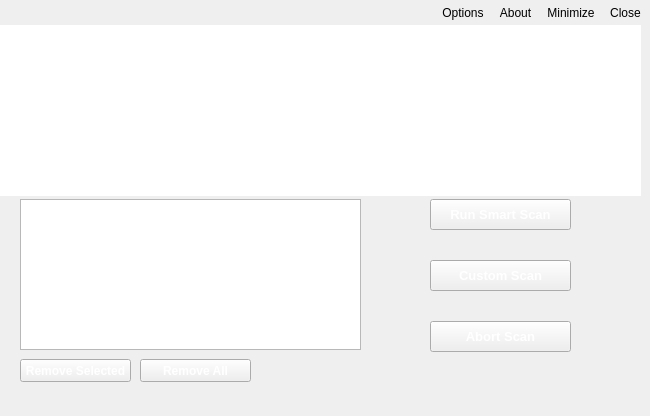
<?xml version="1.0" encoding="UTF-8"?>
<ui version="4.0">
 <class>MainWindow</class>
 <widget class="QMainWindow" name="MainWindow">
  <property name="geometry">
   <rect>
    <x>0</x>
    <y>0</y>
    <width>650</width>
    <height>416</height>
   </rect>
  </property>
  <property name="font">
   <font>
    <pointsize>8</pointsize>
    <weight>50</weight>
    <bold>false</bold>
    <kerning>true</kerning>
   </font>
  </property>
  <property name="windowTitle">
   <string>Genome Antivirus</string>
  </property>
  <property name="styleSheet">
   <string notr="true">background-image: url(:/images/background.png);
border-color: rgb(0, 0, 0);
</string>
  </property>
  <property name="unifiedTitleAndToolBarOnMac">
   <bool>false</bool>
  </property>
  <widget class="QWidget" name="centralWidget">
   <widget class="QGraphicsView" name="graphicsView">
    <property name="geometry">
     <rect>
      <x>0</x>
      <y>0</y>
      <width>641</width>
      <height>171</height>
     </rect>
    </property>
    <property name="frameShape">
     <enum>QFrame::NoFrame</enum>
    </property>
    <property name="lineWidth">
     <number>1</number>
    </property>
   </widget>
   <widget class="QPushButton" name="pushButton_2">
    <property name="geometry">
     <rect>
      <x>430</x>
      <y>296</y>
      <width>141</width>
      <height>31</height>
     </rect>
    </property>
    <property name="font">
     <font>
      <pointsize>10</pointsize>
      <weight>75</weight>
      <bold>true</bold>
     </font>
    </property>
    <property name="styleSheet">
     <string notr="true">color: rgb(255, 255, 255);</string>
    </property>
    <property name="text">
     <string>Abort Scan</string>
    </property>
   </widget>
   <widget class="QLabel" name="label_2">
    <property name="geometry">
     <rect>
      <x>30</x>
      <y>0</y>
      <width>100</width>
      <height>51</height>
     </rect>
    </property>
    <property name="styleSheet">
     <string notr="true">background-image: url(:/images/dna.png);</string>
    </property>
    <property name="text">
     <string/>
    </property>
   </widget>
   <widget class="QListWidget" name="listWidget">
    <property name="geometry">
     <rect>
      <x>20</x>
      <y>174</y>
      <width>341</width>
      <height>151</height>
     </rect>
    </property>
    <property name="styleSheet">
     <string notr="true">color: rgb(255, 255, 255);</string>
    </property>
   </widget>
   <widget class="QPushButton" name="pushButton">
    <property name="geometry">
     <rect>
      <x>430</x>
      <y>235</y>
      <width>141</width>
      <height>31</height>
     </rect>
    </property>
    <property name="font">
     <font>
      <pointsize>10</pointsize>
      <weight>75</weight>
      <bold>true</bold>
     </font>
    </property>
    <property name="styleSheet">
     <string notr="true">color: rgb(255, 255, 255);</string>
    </property>
    <property name="text">
     <string>Custom Scan</string>
    </property>
   </widget>
   <widget class="QPushButton" name="pushButton_4">
    <property name="geometry">
     <rect>
      <x>20</x>
      <y>334</y>
      <width>111</width>
      <height>23</height>
     </rect>
    </property>
    <property name="font">
     <font>
      <pointsize>9</pointsize>
      <weight>75</weight>
      <bold>true</bold>
     </font>
    </property>
    <property name="styleSheet">
     <string notr="true">color: rgb(255, 255, 255);</string>
    </property>
    <property name="text">
     <string>Remove Selected</string>
    </property>
   </widget>
   <widget class="QPushButton" name="pushButton_5">
    <property name="geometry">
     <rect>
      <x>140</x>
      <y>334</y>
      <width>111</width>
      <height>23</height>
     </rect>
    </property>
    <property name="font">
     <font>
      <pointsize>9</pointsize>
      <weight>75</weight>
      <bold>true</bold>
     </font>
    </property>
    <property name="styleSheet">
     <string notr="true">color: rgb(255, 255, 255);</string>
    </property>
    <property name="text">
     <string>Remove All</string>
    </property>
   </widget>
   <widget class="QPushButton" name="smartScanButton">
    <property name="geometry">
     <rect>
      <x>430</x>
      <y>174</y>
      <width>141</width>
      <height>31</height>
     </rect>
    </property>
    <property name="font">
     <font>
      <pointsize>10</pointsize>
      <weight>75</weight>
      <bold>true</bold>
     </font>
    </property>
    <property name="styleSheet">
     <string notr="true">color: rgb(255, 255, 255);</string>
    </property>
    <property name="text">
     <string>Run Smart Scan</string>
    </property>
   </widget>
  </widget>
  <widget class="QToolBar" name="toolBar">
   <property name="mouseTracking">
    <bool>false</bool>
   </property>
   <property name="focusPolicy">
    <enum>Qt::NoFocus</enum>
   </property>
   <property name="windowTitle">
    <string>toolBar</string>
   </property>
   <property name="layoutDirection">
    <enum>Qt::RightToLeft</enum>
   </property>
   <property name="movable">
    <bool>false</bool>
   </property>
   <attribute name="toolBarArea">
    <enum>TopToolBarArea</enum>
   </attribute>
   <attribute name="toolBarBreak">
    <bool>false</bool>
   </attribute>
   <addaction name="actionClose"/>
   <addaction name="actionMinimize"/>
   <addaction name="actionAbout"/>
   <addaction name="actionOptions"/>
  </widget>
  <action name="actionOptions">
   <property name="icon">
    <iconset resource="genome.qrc">
     <normaloff>:/images/options.png</normaloff>:/images/options.png</iconset>
   </property>
   <property name="text">
    <string>Options</string>
   </property>
   <property name="toolTip">
    <string>Options</string>
   </property>
  </action>
  <action name="actionAbout">
   <property name="icon">
    <iconset resource="genome.qrc">
     <normaloff>:/images/about.png</normaloff>:/images/about.png</iconset>
   </property>
   <property name="text">
    <string>About</string>
   </property>
   <property name="toolTip">
    <string>About</string>
   </property>
  </action>
  <action name="actionMinimize">
   <property name="icon">
    <iconset resource="genome.qrc">
     <normaloff>:/images/minimize.png</normaloff>:/images/minimize.png</iconset>
   </property>
   <property name="text">
    <string>Minimize</string>
   </property>
  </action>
  <action name="actionClose">
   <property name="icon">
    <iconset resource="genome.qrc">
     <normaloff>:/images/closeButton.png</normaloff>:/images/closeButton.png</iconset>
   </property>
   <property name="text">
    <string>Close</string>
   </property>
  </action>
 </widget>
 <layoutdefault spacing="6" margin="11"/>
 <resources>
  <include location="genome.qrc"/>
 </resources>
 <connections/>
</ui>
